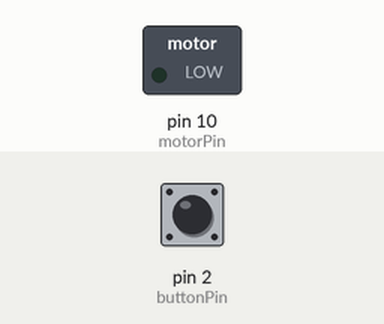
Simulated run of this sketch. Board: Arduino Uno, built with avr-gcc and run on an emulated ATmega328P. On the bench: switched loads named in the sketch (green lamp = pin HIGH). The inputs (shaded band) are chosen by the test bench; at power-on: pin 2 (buttonPin) LOW.

Above: at 1.2 s.
1.3 s: pin 2 (buttonPin) pulled HIGH for 0.15 s
At 2.0 s:
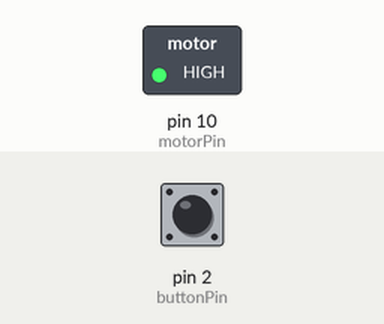
2.9 s: pin 2 (buttonPin) pulled HIGH for 1 s
At 3.2 s:
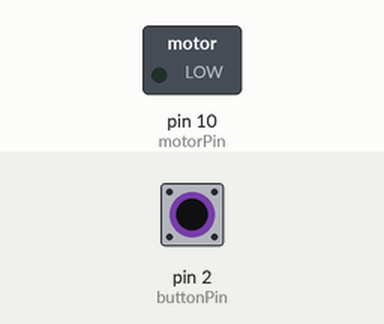
5.4 s: pin 2 (buttonPin) pulled HIGH for 3.2 s
At 6.3 s:
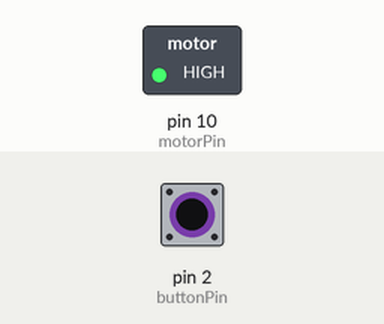
Timing chart, 0 to 8.4 s (numbered marks = the images above; inputs shaded):
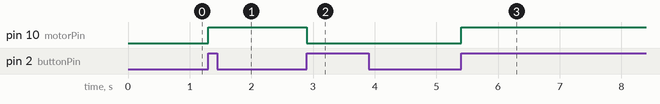

Measured:
- after the input at 1.3 s, pin 10 (motorPin): LOW → HIGH at once
- after the input at 2.9 s, pin 10 (motorPin): HIGH → LOW at once
- after the input at 5.4 s, pin 10 (motorPin): LOW → HIGH at once

The sketch:

PB_Example_Code_Maintained.ino
```cpp
int buttonPin = 2;
boolean buttonState = LOW;
int motorPin = 10;
int motorEnabled = 0;
boolean previousButtonState = LOW;


void setup() {
  pinMode(buttonPin,INPUT);
  pinMode(motorPin, OUTPUT);
}

void loop() {
  buttonState = digitalRead(buttonPin);

  if(previousButtonState != buttonState && buttonState == HIGH){
    motorEnabled = !motorEnabled;
    }
  if(motorEnabled == 1){
    digitalWrite (motorPin,HIGH);
    }
  else{
    digitalWrite (motorPin,LOW);
    }
  previousButtonState = buttonState;
}
```
